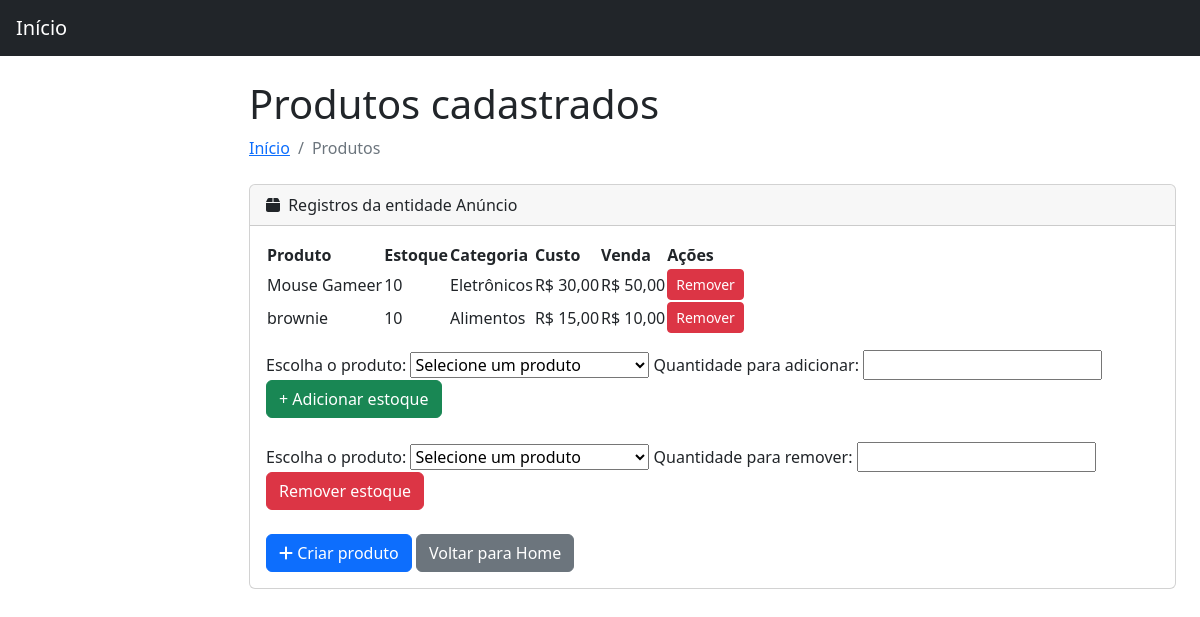
The app's page /MeuSaldo/listaProdutos.php (signed in), older data.
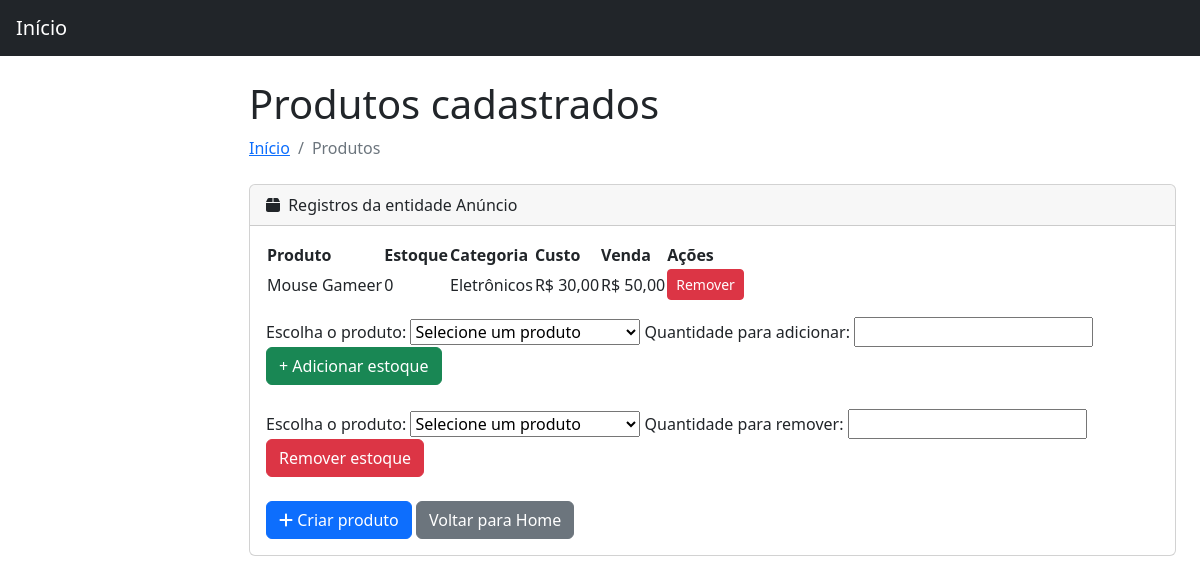
The same page, newer data.
### tables this page shows
CREATE TABLE `anuncios` (
  `idAnuncio` int NOT NULL,
  `Usuarios_idUsuario` int NOT NULL,
  `nomeProduto` varchar(30) NOT NULL,
  `estoqueProduto` int NOT NULL,
  `categoriaAnuncio` varchar(50) NOT NULL,
  `valorCustoAnuncio` decimal(10,2) NOT NULL,
  `valorAnuncio` decimal(10,2) NOT NULL
);

### MeuSaldo/header.php (called while the page is built, shortened)
<?php
    if(isset($_SESSION['logado']) && $_SESSION['logado'] === true){
        $idUsuario    = $_SESSION['idUsuario'];
    }
?>

### MeuSaldo/listaProdutos.php (the view, shortened to what the changed rows need)
<?php
include "header.php";
include "conexaoBD.php";
$sql = "SELECT
            idAnuncio,
            nomeProduto,
            estoqueProduto,
            categoriaAnuncio,
            valorCustoAnuncio,
            valorAnuncio
        FROM anuncios
        WHERE Usuarios_idUsuario = ?
        ORDER BY idAnuncio DESC";
$stmt = mysqli_prepare($conn, $sql);
mysqli_stmt_bind_param(
    $stmt,
    "i",
    $idUsuario
);
mysqli_stmt_execute($stmt);
$resultado = mysqli_stmt_get_result($stmt);
?>
<!DOCTYPE html>
<html lang="pt-br">
<head>
    <link href="https://cdn.jsdelivr.net/npm/simple-datatables@7.1.2/dist/style.min.css"
          rel="stylesheet">
    <link href="css/styles.css"
          rel="stylesheet">
</head>
<body class="sb-nav-fixed">
<div id="layoutSidenav">
    <div id="layoutSidenav_content">
        <main>
            <div class="container-fluid px-4">
                <h1 class="mt-4">
                    Produtos cadastrados
                </h1>
                <div class="card mb-4">
                    <div class="card-body">
                        <table id="datatablesSimple">
                            <thead>
                                <tr>
                                    <th>Produto</th>
                                    <th>Estoque</th>
                                    <th>Categoria</th>
                                    <th>Custo</th>
                                    <th>Venda</th>
                                    <th>Ações</th>
                                </tr>
                            </thead>
                            <tbody>
                                <?php
                                if (mysqli_num_rows($resultado) > 0) {
                                    while ($produto = mysqli_fetch_assoc($resultado)) {
                                        echo "<tr>";
                                        echo "<td>" .
                                            htmlspecialchars(
                                                $produto['nomeProduto']
                                            ) .
                                            "</td>";
                                        echo "<td>" .
                                            htmlspecialchars(
                                                $produto['estoqueProduto']
                                            ) .
                                            "</td>";
                                        echo "<td>" .
                                            htmlspecialchars(
                                                $produto['categoriaAnuncio']
                                            ) .
                                            "</td>";
                                        echo "<td>R$ " .
                                            number_format(
                                                $produto['valorCustoAnuncio'],
                                                2,
                                                ',',
                                                '.'
                                            ) .
                                            "</td>";
                                        echo "<td>R$ " .
                                            number_format(
                                                $produto['valorAnuncio'],
                                                2,
                                                ',',
                                                '.'
                                            ) .
                                            "</td>";
                                            echo "<td>
                                                <a href='removerProduto.php?id=" . $produto['idAnuncio'] . "'
                                                class='btn btn-danger btn-sm'
                                                onclick=\"return confirm('Tem certeza que deseja remover este produto?');\">
                                                    Remover
                                                </a>
                                            </td>";
                                        echo "</tr>";
                                    }
                                }
                                ?>
                            </tbody>
                        </table>
                    </div>
                </div>
            </div>
        </main>
    </div>
</div>
</body>
</html>

Row changes from the older to the newer data that the page shows:
removed anuncios: nomeProduto "brownie", estoqueProduto "10", categoriaAnuncio "Alimentos", valorCustoAnuncio "15,00", valorAnuncio "10,00"
changed anuncios "Mouse Gameer": estoqueProduto "10" → "0"
